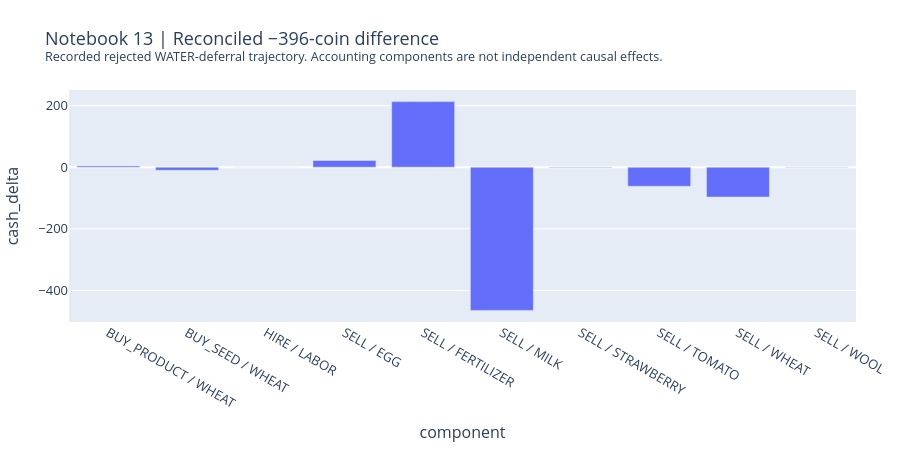
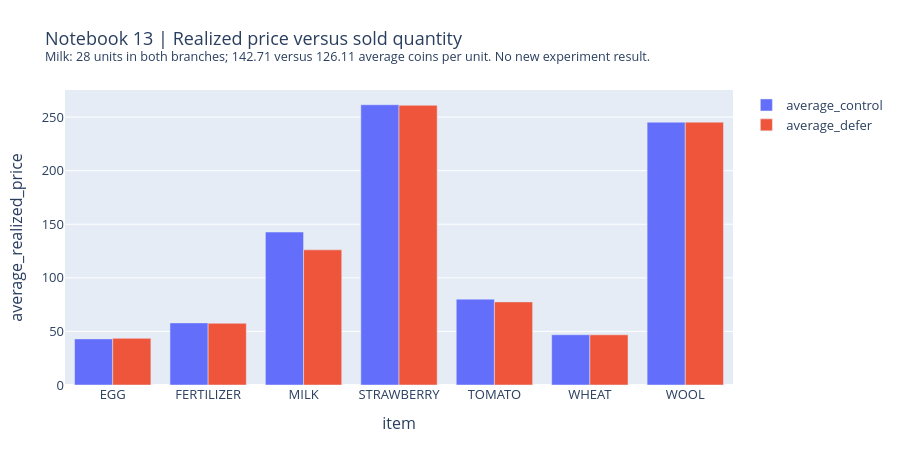

The cell these charts' notebook holds for them, in order:
### Code cell
for figure in reference_figures(ROOT):
    figure.show()
    figures.append(figure)

### Figure 1 — Plotly figure (JSON) as saved in the notebook; plotly's stock layout.template omitted (floating-point values rounded to 4 significant figures)
{"data": [{"hovertemplate": "component=%{x}<br>cash_delta=%{y}<extra></extra>", "legendgroup": "", "marker": {"color": "#636efa", "pattern": {"shape": ""}}, "name": "", "orientation": "v", "showlegend": false, "textposition": "auto", "type": "bar", "x": ["BUY_PRODUCT / WHEAT", "BUY_SEED / WHEAT", "HIRE / LABOR", "SELL / EGG", "SELL / FERTILIZER", "SELL / MILK", "SELL / STRAWBERRY", "SELL / TOMATO", "SELL / WHEAT", "SELL / WOOL"], "xaxis": "x", "y": [4.0, -10.0, 0.0, 22.0, 213.0, -465.0, -2.0, -62.0, -97.0, 1.0], "yaxis": "y"}], "layout": {"barmode": "relative", "font": {"size": 13}, "height": 450, "legend": {"title": {"text": ""}, "tracegroupgap": 0}, "margin": {"b": 65, "l": 65, "r": 35, "t": 90}, "title": {"text": "Notebook 13 | Reconciled −396-coin difference<br><sup>Recorded rejected WATER-deferral trajectory. Accounting components are not independent causal effects.</sup>"}, "xaxis": {"anchor": "y", "domain": [0, 1], "title": {"text": "component"}}, "yaxis": {"anchor": "x", "domain": [0, 1], "title": {"text": "cash_delta"}}}}

### Figure 2 — Plotly figure (JSON) as saved in the notebook; plotly's stock layout.template omitted (floating-point values rounded to 4 significant figures)
{"data": [{"alignmentgroup": "True", "customdata": [[44, 44], [45, 49], [28, 28], [4, 4], [24, 24], [59, 57], [28, 28]], "hovertemplate": "branch=average_control<br>item=%{x}<br>average_realized_price=%{y}<br>units_control=%{customdata[0]}<br>units_defer=%{customdata[1]}<extra></extra>", "legendgroup": "average_control", "marker": {"color": "#636efa", "pattern": {"shape": ""}}, "name": "average_control", "offsetgroup": "average_control", "orientation": "v", "showlegend": true, "textposition": "auto", "type": "bar", "x": ["EGG", "FERTILIZER", "MILK", "STRAWBERRY", "TOMATO", "WHEAT", "WOOL"], "xaxis": "x", "y": [43.02, 57.96, 142.7, 261.5, 80.12, 46.88, 245.2], "yaxis": "y"}, {"alignmentgroup": "True", "customdata": [[44, 44], [45, 49], [28, 28], [4, 4], [24, 24], [59, 57], [28, 28]], "hovertemplate": "branch=average_defer<br>item=%{x}<br>average_realized_price=%{y}<br>units_control=%{customdata[0]}<br>units_defer=%{customdata[1]}<extra></extra>", "legendgroup": "average_defer", "marker": {"color": "#EF553B", "pattern": {"shape": ""}}, "name": "average_defer", "offsetgroup": "average_defer", "orientation": "v", "showlegend": true, "textposition": "auto", "type": "bar", "x": ["EGG", "FERTILIZER", "MILK", "STRAWBERRY", "TOMATO", "WHEAT", "WOOL"], "xaxis": "x", "y": [43.52, 57.57, 126.1, 261.0, 77.54, 46.82, 245.2], "yaxis": "y"}], "layout": {"barmode": "group", "font": {"size": 13}, "height": 450, "legend": {"title": {"text": ""}, "tracegroupgap": 0}, "margin": {"b": 65, "l": 65, "r": 35, "t": 90}, "title": {"text": "Notebook 13 | Realized price versus sold quantity<br><sup>Milk: 28 units in both branches; 142.71 versus 126.11 average coins per unit. No new experiment result.</sup>"}, "xaxis": {"anchor": "y", "domain": [0, 1], "title": {"text": "item"}}, "yaxis": {"anchor": "x", "domain": [0, 1], "title": {"text": "average_realized_price"}}}}
